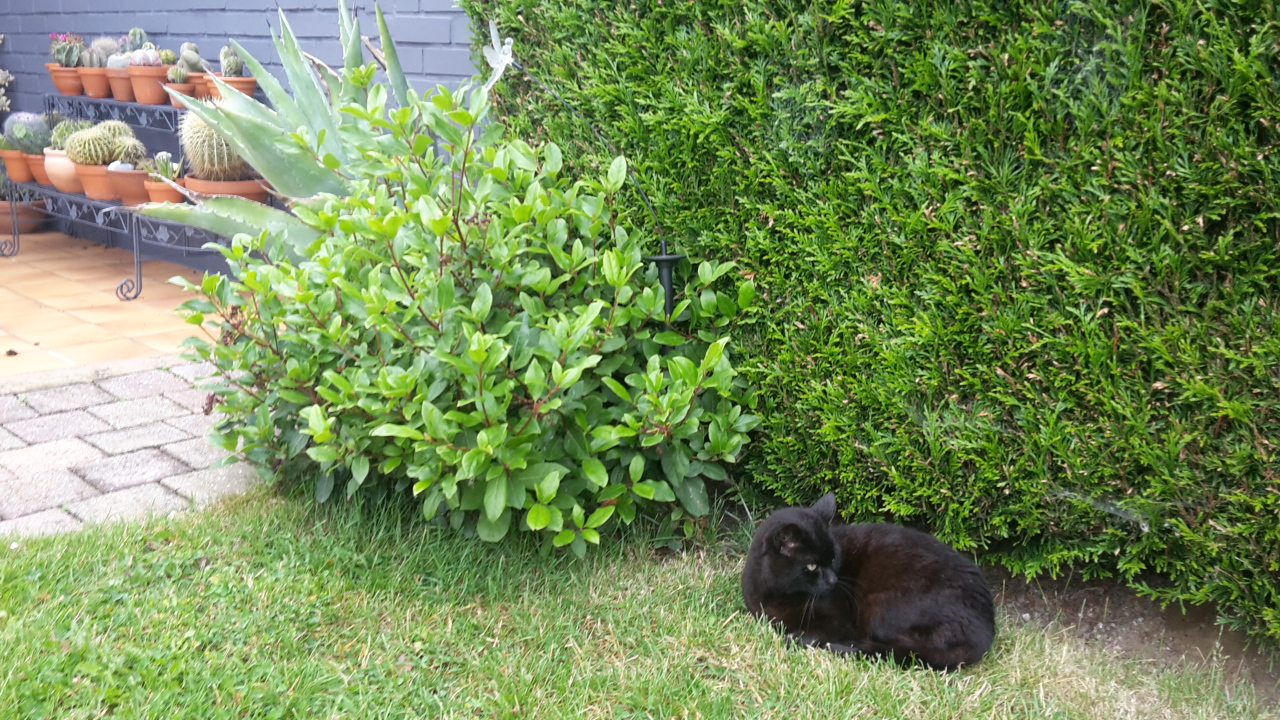
#> input picture docs/snt/photographie/3_traitement/ficellelaplusbelle.jpg, 1280 x 720 px
$ python modifgeo.py
#> lines starting #> are read from the running program, lines starting #| are printed output that depends on the picture
### docs/snt/photographie/3_traitement/pillowSNT.py
#!/usr/bin/python3
# -*- coding: utf-8 -*-

"""
:mod: `pillowSNT` module

:author: Académie de Lille _ Mieszczak Christophe
         Univ. Lille

:date: mars 2019

Interface simplifiée de manipulation d'images RVB.

"""

from PIL import Image


def ouvrir(chemin):
    """Renvoie l'image lue dans le fichier de nom `chemin`."""
#> called with chemin = 'ficellelaplusbelle.jpg'
    return Image.open(chemin)
#> returned value is the input picture: PIL image 1280x720 RGB; mean R, G, B 118.1, 139.7, 88.9

def afficher(image):
    """Ouvre une fenêtre et affiche l'image."""
    image.show()

def sauver(image, chemin):
    """Sauvegarde l'image donnée dans le fichier de nom `chemin`."""
    image.save(chemin)


# [22 lines left out: functions filtrer, filtrer3x3, not called in this run]

#####################################exif##################

from PIL import ExifTags

# [10 lines left out: function lireEXIF, not called in this run]

### docs/snt/photographie/3_traitement/modifgeo.py
from pillowSNT import*

image=ouvrir("ficellelaplusbelle.jpg")
largeur,hauteur=image.size   # affecte à largeur la largeur de l'image en pixel et à hauteur la hauteur de l'image en pixel
#> largeur = 1280; hauteur = 720

imageretournee=Image.new("RGB", (largeur,hauteur))  # crée une nouvelle image de même taille que image
#> imageretournee: PIL image 1280x720 RGB; every value is 0
for x in range(largeur): # boucle pour traiter toute la largeur de l'image
    for y in range(hauteur): # boucle pour traiter toute la hauteur de l'image
        imageretournee.putpixel((x,y),image.getpixel((largeur-1-x,y))) # déplacement d'un pixel de image vers la nouvelle image
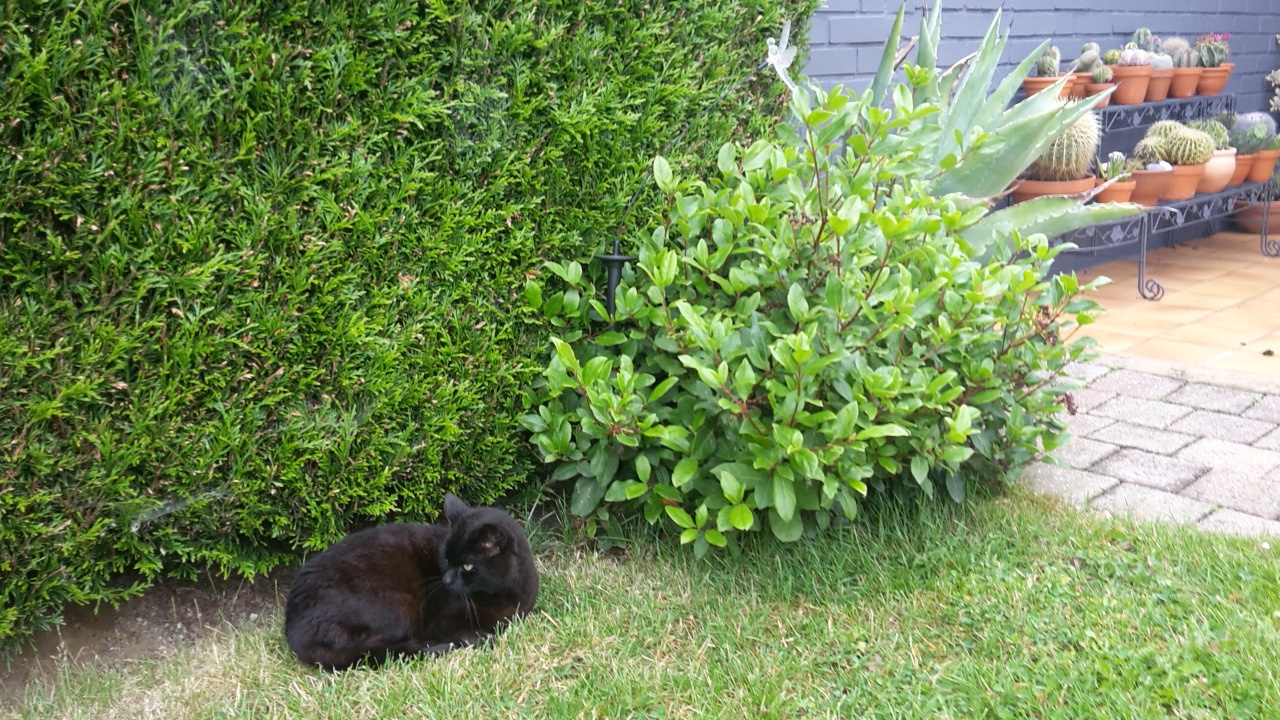
#> imageretournee: PIL image 1280x720 RGB; mean R, G, B 118.1, 139.7, 88.9

afficher(imageretournee)
sauver(imageretournee,"ficellevert.jpg")
